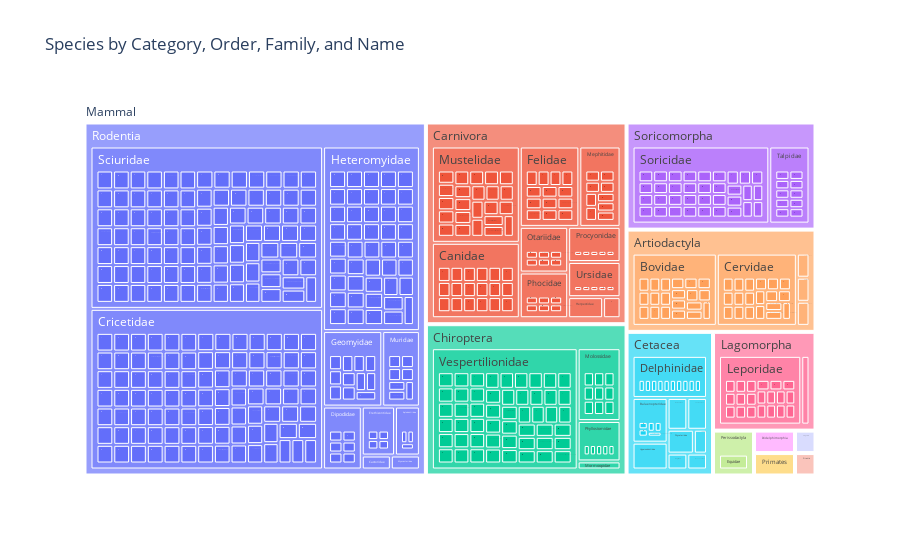

Write notebook code for a chart like this one.
### Code cell
fig

### Figure 1 — Plotly figure (JSON) as saved in the notebook; plotly's stock layout.template omitted (floating-point values rounded to 4 significant figures; data arrays with more than 128 entries replaced by an {"elided": "..."} marker saying what was removed)
{"data": [{"branchvalues": "total", "domain": {"x": [0, 1], "y": [0, 1]}, "hovertemplate": "labels=%{label}<br>count=%{value}<br>parent=%{parent}<br>id=%{id}<extra></extra>", "ids": {"elided": "621 str values"}, "labels": {"elided": "621 str values"}, "name": "", "parents": {"elided": "621 str values"}, "type": "treemap", "values": {"elided": "621 int values"}}], "layout": {"legend": {"tracegroupgap": 0}, "title": {"text": "Species by Category, Order, Family, and Name"}}}
